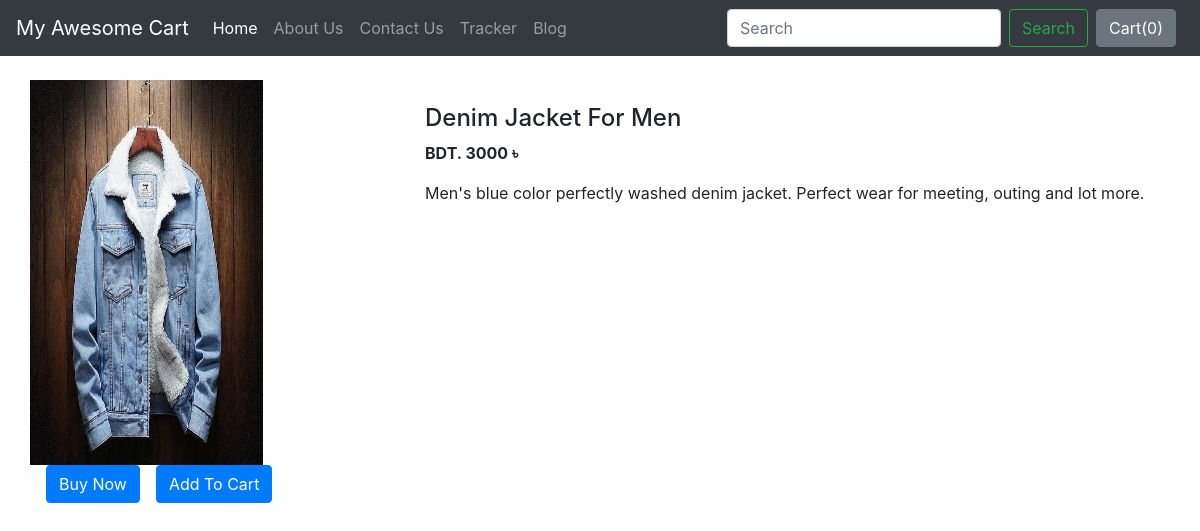
/shop/products/9, run on the app's committed database.
### shop/models.py (models this page shows)
class Product(models.Model):
    product_id = models.AutoField
    product_name = models.CharField(max_length=50)
    category = models.CharField(max_length=50, default="")
    subcategory = models.CharField(max_length=50, default="")
    price = models.IntegerField(default=0)
    desc = models.CharField(max_length=300)
    pub_date = models.DateField()
    image = models.ImageField(upload_to="shop/images", default="")
    def __str__(self):
        show_id_and_name = f"{self.id} - {self.product_name}"
        return show_id_and_name

### shop/views.py (the view)
# urls.py: path("products/<int:myid>", views.productview, name="ProductView"),
def productview(request, myid):
    product = Product.objects.filter(id=myid)  # based on id fetch the product details
    print(product)
    return render(request, 'shop/productview.html', {'product': product[0]})

### shop/templates/shop/productview.html (shortened to what this page needs)
{% extends 'shop/basic.html' %}
{% block body %}
<div class="container my-4">
    <div class="row">
        <div class="col-md-4">
            <div class="row">
                <img src="/media/{{product.image}}" width="233px" height="385px">
            </div>
            <div class="row">
                <button class="btn btn-primary mx-3">Buy Now</button>
                <button class="btn btn-primary">Add To Cart</button>
            </div>
        </div>
        <div class="col-md-8 my-4">
            <h4>{{product.product_name}}</h4>
            <p><b>BDT. {{product.price}} ৳ </b></p>
            <p>{{product.desc}}</p>
        </div>
    </div>
</div>
{% endblock %}

### data on the page
Product: image (picture), product_name "Denim Jacket For Men", price "3000", desc "Men's blue color perfectly washed denim jacket. Perfect wear for meeting, outing and lot more."
